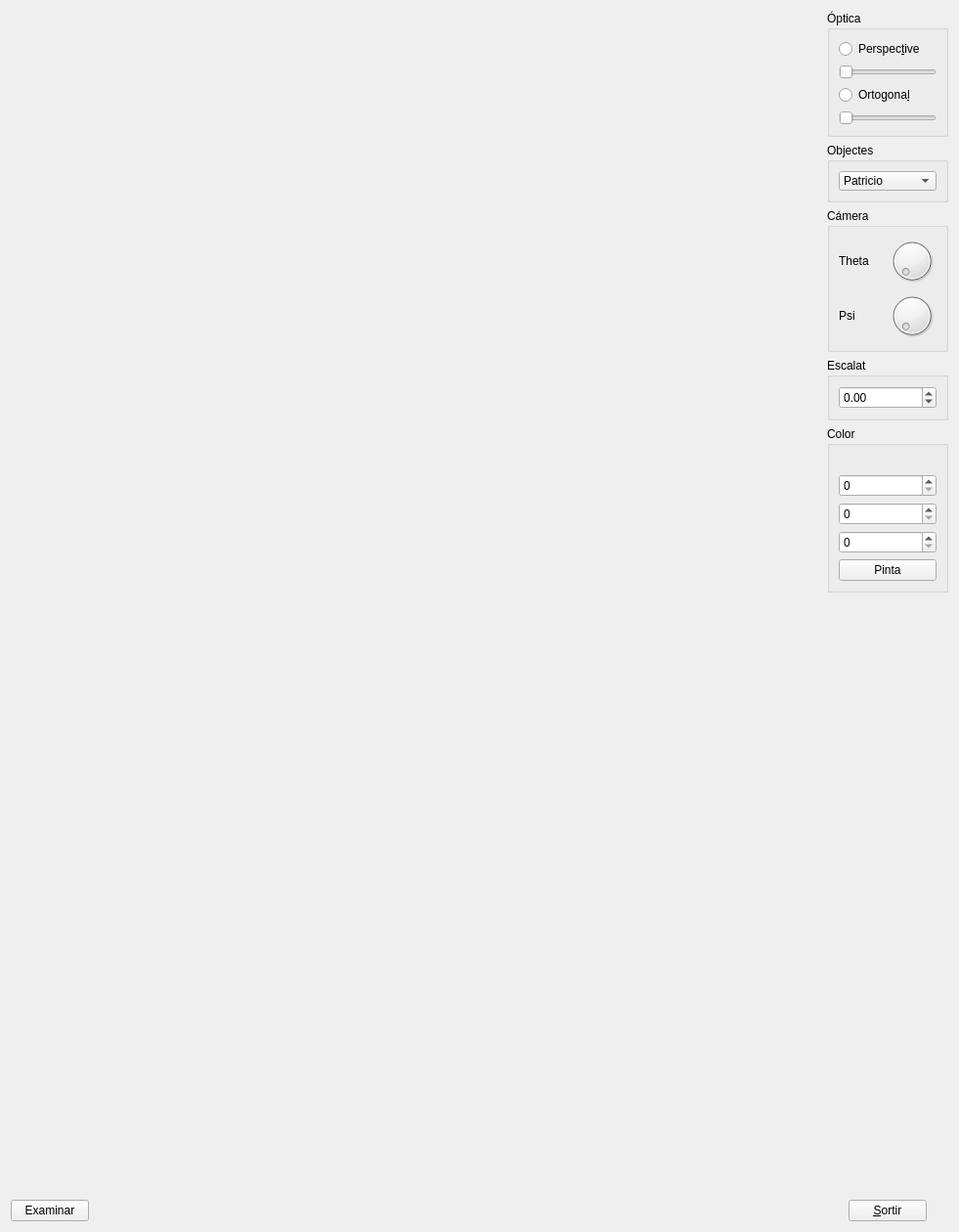
<?xml version="1.0" encoding="UTF-8"?>
<ui version="4.0">
 <class>MyForm</class>
 <widget class="QWidget" name="MyForm">
  <property name="geometry">
   <rect>
    <x>0</x>
    <y>0</y>
    <width>981</width>
    <height>1260</height>
   </rect>
  </property>
  <property name="sizePolicy">
   <sizepolicy hsizetype="Fixed" vsizetype="Fixed">
    <horstretch>0</horstretch>
    <verstretch>0</verstretch>
   </sizepolicy>
  </property>
  <property name="windowTitle">
   <string>Form</string>
  </property>
  <layout class="QHBoxLayout" name="horizontalLayout">
   <item>
    <layout class="QVBoxLayout" name="verticalLayout_9">
     <item>
      <widget class="MyGLWidget" name="widget" native="true">
       <property name="sizePolicy">
        <sizepolicy hsizetype="Expanding" vsizetype="Expanding">
         <horstretch>0</horstretch>
         <verstretch>0</verstretch>
        </sizepolicy>
       </property>
       <property name="maximumSize">
        <size>
         <width>1000</width>
         <height>1000</height>
        </size>
       </property>
      </widget>
     </item>
     <item alignment="Qt::AlignBottom">
      <widget class="MyPushButton" name="pushButton_3">
       <property name="sizePolicy">
        <sizepolicy hsizetype="Fixed" vsizetype="Fixed">
         <horstretch>0</horstretch>
         <verstretch>0</verstretch>
        </sizepolicy>
       </property>
       <property name="text">
        <string>Examinar</string>
       </property>
      </widget>
     </item>
    </layout>
   </item>
   <item>
    <layout class="QVBoxLayout" name="verticalLayout">
     <item>
      <widget class="QGroupBox" name="groupBox">
       <property name="sizePolicy">
        <sizepolicy hsizetype="Minimum" vsizetype="Minimum">
         <horstretch>0</horstretch>
         <verstretch>0</verstretch>
        </sizepolicy>
       </property>
       <property name="title">
        <string>Óptica</string>
       </property>
       <property name="checkable">
        <bool>false</bool>
       </property>
       <layout class="QVBoxLayout" name="verticalLayout_2">
        <item>
         <widget class="QRadioButton" name="radioButton">
          <property name="text">
           <string>Perspec&amp;tive</string>
          </property>
          <property name="autoExclusive">
           <bool>true</bool>
          </property>
         </widget>
        </item>
        <item>
         <widget class="QSlider" name="horizontalSlider_2">
          <property name="sizePolicy">
           <sizepolicy hsizetype="Ignored" vsizetype="Fixed">
            <horstretch>0</horstretch>
            <verstretch>0</verstretch>
           </sizepolicy>
          </property>
          <property name="minimum">
           <number>0</number>
          </property>
          <property name="maximum">
           <number>85</number>
          </property>
          <property name="value">
           <number>0</number>
          </property>
          <property name="orientation">
           <enum>Qt::Horizontal</enum>
          </property>
         </widget>
        </item>
        <item>
         <widget class="QRadioButton" name="radioButton_2">
          <property name="text">
           <string>Ortogona&amp;l</string>
          </property>
          <property name="checked">
           <bool>false</bool>
          </property>
          <property name="autoExclusive">
           <bool>true</bool>
          </property>
         </widget>
        </item>
        <item>
         <widget class="QSlider" name="horizontalSlider">
          <property name="sizePolicy">
           <sizepolicy hsizetype="Ignored" vsizetype="Fixed">
            <horstretch>0</horstretch>
            <verstretch>0</verstretch>
           </sizepolicy>
          </property>
          <property name="maximum">
           <number>100</number>
          </property>
          <property name="orientation">
           <enum>Qt::Horizontal</enum>
          </property>
         </widget>
        </item>
       </layout>
      </widget>
     </item>
     <item>
      <widget class="QGroupBox" name="groupBox_2">
       <property name="enabled">
        <bool>true</bool>
       </property>
       <property name="sizePolicy">
        <sizepolicy hsizetype="Minimum" vsizetype="Minimum">
         <horstretch>0</horstretch>
         <verstretch>0</verstretch>
        </sizepolicy>
       </property>
       <property name="title">
        <string>Objectes</string>
       </property>
       <layout class="QVBoxLayout" name="verticalLayout_3">
        <item>
         <widget class="QComboBox" name="comboBox">
          <property name="sizePolicy">
           <sizepolicy hsizetype="Fixed" vsizetype="Fixed">
            <horstretch>0</horstretch>
            <verstretch>0</verstretch>
           </sizepolicy>
          </property>
          <property name="maximumSize">
           <size>
            <width>100</width>
            <height>20</height>
           </size>
          </property>
          <item>
           <property name="text">
            <string>Patricio</string>
           </property>
          </item>
          <item>
           <property name="text">
            <string>Homer</string>
           </property>
          </item>
          <item>
           <property name="text">
            <string>Legoman</string>
           </property>
          </item>
          <item>
           <property name="text">
            <string>Legoman Assegut</string>
           </property>
          </item>
          <item>
           <property name="text">
            <string>Shaun Hastings</string>
           </property>
          </item>
          <item>
           <property name="text">
            <string>Vaca</string>
           </property>
          </item>
          <item>
           <property name="text">
            <string>Delfin</string>
           </property>
          </item>
          <item>
           <property name="text">
            <string>F16</string>
           </property>
          </item>
          <item>
           <property name="text">
            <string>Porsche</string>
           </property>
          </item>
         </widget>
        </item>
       </layout>
      </widget>
     </item>
     <item>
      <widget class="QGroupBox" name="groupBox_3">
       <property name="enabled">
        <bool>true</bool>
       </property>
       <property name="sizePolicy">
        <sizepolicy hsizetype="Minimum" vsizetype="Minimum">
         <horstretch>0</horstretch>
         <verstretch>0</verstretch>
        </sizepolicy>
       </property>
       <property name="title">
        <string>Cámera</string>
       </property>
       <layout class="QVBoxLayout" name="verticalLayout_5">
        <item>
         <layout class="QHBoxLayout" name="horizontalLayout_7">
          <item>
           <widget class="QLabel" name="label">
            <property name="sizePolicy">
             <sizepolicy hsizetype="Fixed" vsizetype="Fixed">
              <horstretch>0</horstretch>
              <verstretch>0</verstretch>
             </sizepolicy>
            </property>
            <property name="maximumSize">
             <size>
              <width>50</width>
              <height>50</height>
             </size>
            </property>
            <property name="text">
             <string>Theta</string>
            </property>
           </widget>
          </item>
          <item>
           <widget class="QDial" name="dial_5">
            <property name="sizePolicy">
             <sizepolicy hsizetype="Fixed" vsizetype="Fixed">
              <horstretch>0</horstretch>
              <verstretch>0</verstretch>
             </sizepolicy>
            </property>
            <property name="maximumSize">
             <size>
              <width>50</width>
              <height>50</height>
             </size>
            </property>
            <property name="maximum">
             <number>360</number>
            </property>
           </widget>
          </item>
         </layout>
        </item>
        <item>
         <layout class="QHBoxLayout" name="horizontalLayout_8">
          <item>
           <widget class="QLabel" name="label_2">
            <property name="sizePolicy">
             <sizepolicy hsizetype="Fixed" vsizetype="Fixed">
              <horstretch>0</horstretch>
              <verstretch>0</verstretch>
             </sizepolicy>
            </property>
            <property name="maximumSize">
             <size>
              <width>50</width>
              <height>50</height>
             </size>
            </property>
            <property name="text">
             <string>Psi</string>
            </property>
           </widget>
          </item>
          <item>
           <widget class="QDial" name="dial_2">
            <property name="sizePolicy">
             <sizepolicy hsizetype="Fixed" vsizetype="Fixed">
              <horstretch>0</horstretch>
              <verstretch>0</verstretch>
             </sizepolicy>
            </property>
            <property name="maximumSize">
             <size>
              <width>50</width>
              <height>50</height>
             </size>
            </property>
            <property name="maximum">
             <number>360</number>
            </property>
           </widget>
          </item>
         </layout>
        </item>
       </layout>
      </widget>
     </item>
     <item>
      <widget class="QGroupBox" name="groupBox_5">
       <property name="title">
        <string>Escalat</string>
       </property>
       <layout class="QVBoxLayout" name="verticalLayout_6">
        <item>
         <widget class="QDoubleSpinBox" name="doubleSpinBox">
          <property name="minimum">
           <double>-99.989999999999995</double>
          </property>
         </widget>
        </item>
       </layout>
      </widget>
     </item>
     <item>
      <widget class="QGroupBox" name="groupBox_6">
       <property name="title">
        <string>Color</string>
       </property>
       <layout class="QVBoxLayout" name="verticalLayout_7">
        <item>
         <widget class="MyLabel" name="label_5">
          <property name="text">
           <string/>
          </property>
         </widget>
        </item>
        <item>
         <widget class="QSpinBox" name="spinBox_5">
          <property name="maximum">
           <number>255</number>
          </property>
         </widget>
        </item>
        <item>
         <widget class="QSpinBox" name="spinBox_4">
          <property name="maximum">
           <number>255</number>
          </property>
         </widget>
        </item>
        <item>
         <widget class="QSpinBox" name="spinBox_3">
          <property name="maximum">
           <number>255</number>
          </property>
         </widget>
        </item>
        <item>
         <widget class="QPushButton" name="pushButton_2">
          <property name="text">
           <string>Pinta</string>
          </property>
         </widget>
        </item>
       </layout>
      </widget>
     </item>
     <item>
      <spacer name="verticalSpacer_2">
       <property name="orientation">
        <enum>Qt::Vertical</enum>
       </property>
       <property name="sizeHint" stdset="0">
        <size>
         <width>20</width>
         <height>40</height>
        </size>
       </property>
      </spacer>
     </item>
     <item alignment="Qt::AlignHCenter">
      <widget class="QPushButton" name="pushButton">
       <property name="sizePolicy">
        <sizepolicy hsizetype="Fixed" vsizetype="Fixed">
         <horstretch>0</horstretch>
         <verstretch>0</verstretch>
        </sizepolicy>
       </property>
       <property name="text">
        <string>&amp;Sortir</string>
       </property>
      </widget>
     </item>
    </layout>
   </item>
  </layout>
 </widget>
 <customwidgets>
  <customwidget>
   <class>MyGLWidget</class>
   <extends>QWidget</extends>
   <header>MyGLWidget.h</header>
   <container>1</container>
   <slots>
    <signal>updatepsi(int)</signal>
    <signal>updatetheta(int)</signal>
    <signal>setPressPrimera(bool)</signal>
    <signal>setPressTercera(bool)</signal>
    <signal>updatex(int)</signal>
    <signal>updatey(int)</signal>
    <signal>updateEscalat(double)</signal>
    <signal>updateslort(int)</signal>
    <signal>updateslfov(int)</signal>
    <signal>updatePers()</signal>
    <signal>updateOrt()</signal>
    <slot>ZoomPerspectiva(int)</slot>
    <slot>Perspective(bool)</slot>
    <slot>Ortogonal(bool)</slot>
    <slot>CarregaModel(QString)</slot>
    <slot>ZoomOrtogonal(int)</slot>
    <slot>updateTheta(int)</slot>
    <slot>updatePsi(int)</slot>
    <slot>updateX(int)</slot>
    <slot>updateY(int)</slot>
    <slot>Primera(bool)</slot>
    <slot>Tercera(bool)</slot>
    <slot>setEscalat(double)</slot>
    <slot>setRed(int)</slot>
    <slot>setGreen(int)</slot>
    <slot>setBlue(int)</slot>
    <slot>setSong(QString)</slot>
    <slot>updateHeight()</slot>
    <slot>updateWidth()</slot>
   </slots>
  </customwidget>
  <customwidget>
   <class>MyLabel</class>
   <extends>QLabel</extends>
   <header>MyLabel.h</header>
   <slots>
    <signal>setred(int)</signal>
    <signal>setgreen(int)</signal>
    <signal>setblue(int)</signal>
    <slot>updatered(int)</slot>
    <slot>updategreen(int)</slot>
    <slot>updateblue(int)</slot>
    <slot>send()</slot>
    <slot>setFile()</slot>
   </slots>
  </customwidget>
  <customwidget>
   <class>MyPushButton</class>
   <extends>QPushButton</extends>
   <header>MyPushButton.h</header>
   <slots>
    <signal>setFile(QString)</signal>
    <slot>myClicked()</slot>
   </slots>
  </customwidget>
 </customwidgets>
 <resources/>
 <connections>
  <connection>
   <sender>pushButton</sender>
   <signal>clicked()</signal>
   <receiver>MyForm</receiver>
   <slot>close()</slot>
   <hints>
    <hint type="sourcelabel">
     <x>910</x>
     <y>1240</y>
    </hint>
    <hint type="destinationlabel">
     <x>693</x>
     <y>529</y>
    </hint>
   </hints>
  </connection>
  <connection>
   <sender>radioButton</sender>
   <signal>clicked(bool)</signal>
   <receiver>widget</receiver>
   <slot>Perspective(bool)</slot>
   <hints>
    <hint type="sourcelabel">
     <x>927</x>
     <y>56</y>
    </hint>
    <hint type="destinationlabel">
     <x>507</x>
     <y>89</y>
    </hint>
   </hints>
  </connection>
  <connection>
   <sender>radioButton_2</sender>
   <signal>clicked(bool)</signal>
   <receiver>widget</receiver>
   <slot>Ortogonal(bool)</slot>
   <hints>
    <hint type="sourcelabel">
     <x>927</x>
     <y>119</y>
    </hint>
    <hint type="destinationlabel">
     <x>507</x>
     <y>84</y>
    </hint>
   </hints>
  </connection>
  <connection>
   <sender>comboBox</sender>
   <signal>currentTextChanged(QString)</signal>
   <receiver>widget</receiver>
   <slot>CarregaModel(QString)</slot>
   <hints>
    <hint type="sourcelabel">
     <x>917</x>
     <y>216</y>
    </hint>
    <hint type="destinationlabel">
     <x>507</x>
     <y>231</y>
    </hint>
   </hints>
  </connection>
  <connection>
   <sender>radioButton</sender>
   <signal>toggled(bool)</signal>
   <receiver>horizontalSlider_2</receiver>
   <slot>setVisible(bool)</slot>
   <hints>
    <hint type="sourcelabel">
     <x>927</x>
     <y>48</y>
    </hint>
    <hint type="destinationlabel">
     <x>927</x>
     <y>91</y>
    </hint>
   </hints>
  </connection>
  <connection>
   <sender>radioButton_2</sender>
   <signal>toggled(bool)</signal>
   <receiver>horizontalSlider</receiver>
   <slot>setVisible(bool)</slot>
   <hints>
    <hint type="sourcelabel">
     <x>927</x>
     <y>119</y>
    </hint>
    <hint type="destinationlabel">
     <x>927</x>
     <y>154</y>
    </hint>
   </hints>
  </connection>
  <connection>
   <sender>horizontalSlider</sender>
   <signal>sliderMoved(int)</signal>
   <receiver>widget</receiver>
   <slot>ZoomOrtogonal(int)</slot>
   <hints>
    <hint type="sourcelabel">
     <x>927</x>
     <y>154</y>
    </hint>
    <hint type="destinationlabel">
     <x>507</x>
     <y>208</y>
    </hint>
   </hints>
  </connection>
  <connection>
   <sender>horizontalSlider_2</sender>
   <signal>sliderMoved(int)</signal>
   <receiver>widget</receiver>
   <slot>ZoomPerspectiva(int)</slot>
   <hints>
    <hint type="sourcelabel">
     <x>927</x>
     <y>91</y>
    </hint>
    <hint type="destinationlabel">
     <x>507</x>
     <y>112</y>
    </hint>
   </hints>
  </connection>
  <connection>
   <sender>dial_2</sender>
   <signal>sliderMoved(int)</signal>
   <receiver>widget</receiver>
   <slot>updatePsi(int)</slot>
   <hints>
    <hint type="sourcelabel">
     <x>924</x>
     <y>367</y>
    </hint>
    <hint type="destinationlabel">
     <x>482</x>
     <y>396</y>
    </hint>
   </hints>
  </connection>
  <connection>
   <sender>widget</sender>
   <signal>updatepsi(int)</signal>
   <receiver>dial_2</receiver>
   <slot>setValue(int)</slot>
   <hints>
    <hint type="sourcelabel">
     <x>507</x>
     <y>396</y>
    </hint>
    <hint type="destinationlabel">
     <x>924</x>
     <y>367</y>
    </hint>
   </hints>
  </connection>
  <connection>
   <sender>doubleSpinBox</sender>
   <signal>valueChanged(double)</signal>
   <receiver>widget</receiver>
   <slot>setEscalat(double)</slot>
   <hints>
    <hint type="sourcelabel">
     <x>927</x>
     <y>437</y>
    </hint>
    <hint type="destinationlabel">
     <x>487</x>
     <y>396</y>
    </hint>
   </hints>
  </connection>
  <connection>
   <sender>widget</sender>
   <signal>updateEscalat(double)</signal>
   <receiver>doubleSpinBox</receiver>
   <slot>setValue(double)</slot>
   <hints>
    <hint type="sourcelabel">
     <x>507</x>
     <y>396</y>
    </hint>
    <hint type="destinationlabel">
     <x>927</x>
     <y>437</y>
    </hint>
   </hints>
  </connection>
  <connection>
   <sender>pushButton_2</sender>
   <signal>clicked()</signal>
   <receiver>label_5</receiver>
   <slot>send()</slot>
   <hints>
    <hint type="sourcelabel">
     <x>927</x>
     <y>628</y>
    </hint>
    <hint type="destinationlabel">
     <x>927</x>
     <y>496</y>
    </hint>
   </hints>
  </connection>
  <connection>
   <sender>label_5</sender>
   <signal>setred(int)</signal>
   <receiver>widget</receiver>
   <slot>setRed(int)</slot>
   <hints>
    <hint type="sourcelabel">
     <x>927</x>
     <y>496</y>
    </hint>
    <hint type="destinationlabel">
     <x>521</x>
     <y>396</y>
    </hint>
   </hints>
  </connection>
  <connection>
   <sender>label_5</sender>
   <signal>setgreen(int)</signal>
   <receiver>widget</receiver>
   <slot>setGreen(int)</slot>
   <hints>
    <hint type="sourcelabel">
     <x>927</x>
     <y>496</y>
    </hint>
    <hint type="destinationlabel">
     <x>530</x>
     <y>396</y>
    </hint>
   </hints>
  </connection>
  <connection>
   <sender>label_5</sender>
   <signal>setblue(int)</signal>
   <receiver>widget</receiver>
   <slot>setBlue(int)</slot>
   <hints>
    <hint type="sourcelabel">
     <x>927</x>
     <y>496</y>
    </hint>
    <hint type="destinationlabel">
     <x>527</x>
     <y>396</y>
    </hint>
   </hints>
  </connection>
  <connection>
   <sender>spinBox_3</sender>
   <signal>valueChanged(int)</signal>
   <receiver>label_5</receiver>
   <slot>updateblue(int)</slot>
   <hints>
    <hint type="sourcelabel">
     <x>927</x>
     <y>595</y>
    </hint>
    <hint type="destinationlabel">
     <x>927</x>
     <y>496</y>
    </hint>
   </hints>
  </connection>
  <connection>
   <sender>spinBox_4</sender>
   <signal>valueChanged(int)</signal>
   <receiver>label_5</receiver>
   <slot>updategreen(int)</slot>
   <hints>
    <hint type="sourcelabel">
     <x>927</x>
     <y>562</y>
    </hint>
    <hint type="destinationlabel">
     <x>927</x>
     <y>496</y>
    </hint>
   </hints>
  </connection>
  <connection>
   <sender>spinBox_5</sender>
   <signal>valueChanged(int)</signal>
   <receiver>label_5</receiver>
   <slot>updatered(int)</slot>
   <hints>
    <hint type="sourcelabel">
     <x>927</x>
     <y>529</y>
    </hint>
    <hint type="destinationlabel">
     <x>927</x>
     <y>496</y>
    </hint>
   </hints>
  </connection>
  <connection>
   <sender>pushButton_3</sender>
   <signal>clicked()</signal>
   <receiver>pushButton_3</receiver>
   <slot>myClicked()</slot>
   <hints>
    <hint type="sourcelabel">
     <x>75</x>
     <y>1236</y>
    </hint>
    <hint type="destinationlabel">
     <x>94</x>
     <y>1236</y>
    </hint>
   </hints>
  </connection>
  <connection>
   <sender>pushButton_3</sender>
   <signal>setFile(QString)</signal>
   <receiver>widget</receiver>
   <slot>setSong(QString)</slot>
   <hints>
    <hint type="sourcelabel">
     <x>94</x>
     <y>1236</y>
    </hint>
    <hint type="destinationlabel">
     <x>50</x>
     <y>396</y>
    </hint>
   </hints>
  </connection>
  <connection>
   <sender>widget</sender>
   <signal>updateslort(int)</signal>
   <receiver>horizontalSlider</receiver>
   <slot>setValue(int)</slot>
   <hints>
    <hint type="sourcelabel">
     <x>805</x>
     <y>173</y>
    </hint>
    <hint type="destinationlabel">
     <x>884</x>
     <y>133</y>
    </hint>
   </hints>
  </connection>
  <connection>
   <sender>widget</sender>
   <signal>updateslfov(int)</signal>
   <receiver>horizontalSlider_2</receiver>
   <slot>setValue(int)</slot>
   <hints>
    <hint type="sourcelabel">
     <x>774</x>
     <y>54</y>
    </hint>
    <hint type="destinationlabel">
     <x>866</x>
     <y>77</y>
    </hint>
   </hints>
  </connection>
  <connection>
   <sender>widget</sender>
   <signal>updateOrt()</signal>
   <receiver>radioButton_2</receiver>
   <slot>click()</slot>
   <hints>
    <hint type="sourcelabel">
     <x>810</x>
     <y>137</y>
    </hint>
    <hint type="destinationlabel">
     <x>954</x>
     <y>108</y>
    </hint>
   </hints>
  </connection>
  <connection>
   <sender>widget</sender>
   <signal>updatePers()</signal>
   <receiver>radioButton</receiver>
   <slot>click()</slot>
   <hints>
    <hint type="sourcelabel">
     <x>807</x>
     <y>22</y>
    </hint>
    <hint type="destinationlabel">
     <x>887</x>
     <y>48</y>
    </hint>
   </hints>
  </connection>
  <connection>
   <sender>dial_5</sender>
   <signal>sliderMoved(int)</signal>
   <receiver>widget</receiver>
   <slot>updateTheta(int)</slot>
   <hints>
    <hint type="sourcelabel">
     <x>913</x>
     <y>298</y>
    </hint>
    <hint type="destinationlabel">
     <x>813</x>
     <y>307</y>
    </hint>
   </hints>
  </connection>
  <connection>
   <sender>widget</sender>
   <signal>updatetheta(int)</signal>
   <receiver>dial_5</receiver>
   <slot>setValue(int)</slot>
   <hints>
    <hint type="sourcelabel">
     <x>774</x>
     <y>265</y>
    </hint>
    <hint type="destinationlabel">
     <x>950</x>
     <y>275</y>
    </hint>
   </hints>
  </connection>
 </connections>
</ui>
